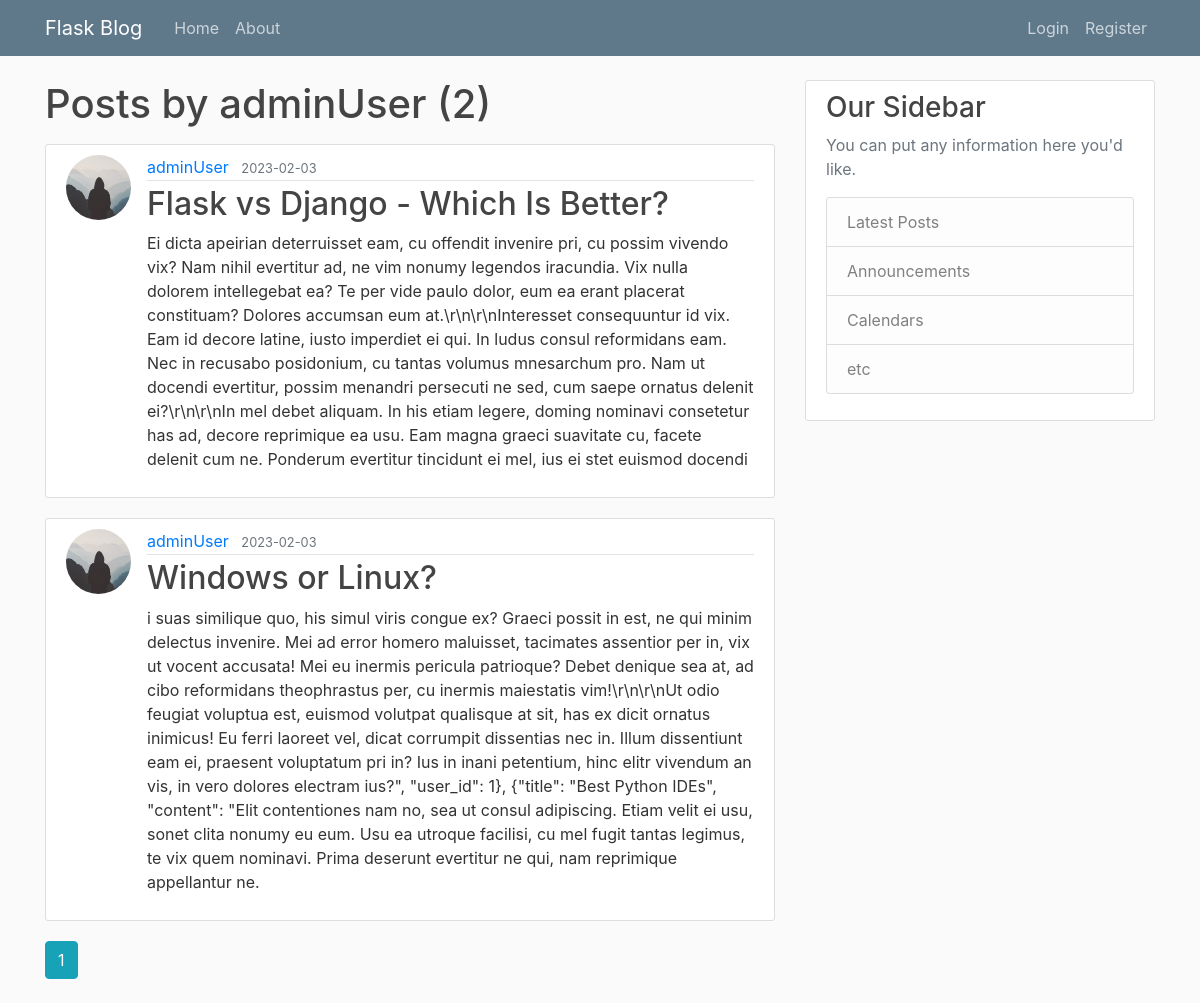
Page /user/adminUser on the committed database.
### flaskblog/models.py (models this page shows, shortened)
class User(db.Model, UserMixin):
    id = db.Column(db.Integer, primary_key=True)
    username = db.Column(db.String(20), unique=True, nullable=False)
    email = db.Column(db.String(120), unique=True, nullable=False)
    image = db.Column(db.String(120), nullable=False, default='default.jpg')
    password = db.Column(db.String(60), nullable=False)
    posts = db.relationship('Post', backref='author', lazy=True)

class Post(db.Model):
    id = db.Column(db.Integer, primary_key=True)
    title = db.Column(db.String(100), nullable=False)
    date_posted = db.Column(db.DateTime, nullable=False, default=datetime.utcnow)
    content = db.Column(db.Text, nullable=False)
    user_id = db.Column(db.Integer, db.ForeignKey('user.id'), nullable=False)

### flaskblog/users/routes.py (the view)
@users.route("/user/<string:username>")
def user_posts(username):
    page = request.args.get('page', 1, type=int)
    user = User.query.filter_by(username=username).first_or_404()
    posts = Post.query.filter_by(author=user) \
        .order_by(Post.date_posted.desc()) \
        .paginate(page=page, per_page=2)
    return render_template('user_posts.html', posts=posts, user=user)

### flaskblog/templates/user_posts.html
{% extends "layout.html" %}
{% block content %}
    <h1 class="mb-3">Posts by {{user.username}} ({{posts.total}})</h1>
    {% for post in posts.items %}
        <article class="media content-section">
            <img class="rounded-circle article-img" src="{{ url_for('static', filename='profile_pics/' + post.author.image) }}">
          <div class="media-body">
            <div class="article-metadata">
              <a class="mr-2" href="{{ url_for('users.user_posts', username=post.author.username) }}">{{ post.author.username }}</a>
              <small class="text-muted">{{ post.date_posted.strftime('%Y-%m-%d') }}</small>
            </div>
            <h2><a class="article-title" href="{{ url_for('posts.post', post_id=post.id) }}">{{ post.title }}</a></h2>
            <p class="article-content">{{ post.content }}</p>
          </div>
        </article>
    {% endfor %}
    {% for page_num in posts.iter_pages(left_edge=1, right_edge=1, left_current=1, right_current=2) %}
        {% if page_num %}
            {% if posts.page == page_num %}
                <a class="btn btn-info mb-4" href="{{ url_for('users.user_posts', username=user.username, page=page_num) }}">{{ page_num }}</a>
            {% else %}
                <a class="btn btn-outline-info mb-4" href="{{ url_for('users.user_posts', username=user.username, page=page_num) }}">{{ page_num }}</a>
            {% endif %}
            {% else %}
            ...
        {% endif %}
    {% endfor %}
{% endblock content %}

### flaskblog/static/main.css (style rules this page uses)
body { background: #fafafa; color: #333333; margin-top: 5rem; }
h1, h2, h3, h4, h5, h6 { color: #444444; }
.content-section { background: #ffffff; padding: 10px 20px; border: 1px solid #dddddd; border-radius: 3px; margin-bottom: 20px; }
.article-title { color: #444444; }
.article-content { white-space: pre-line; }
.article-img { height: 65px; width: 65px; margin-right: 16px; }
.article-metadata { padding-bottom: 1px; margin-bottom: 4px; border-bottom: 1px solid #e3e3e3 }

### rows in the picture
User: username "adminUser"
Post: image (placeholder picture), author.username "adminUser", date_posted "2023-02-03", title "Flask vs Django - Which Is Better?", content "Ei dicta apeirian deterruisset eam, cu offendit invenire pri, cu possim vivendo vix? Nam nihil evertitur ad, ne vim nonumy legendos iracundia. Vix nulla dolorem intellegebat ea? Te per vide paulo dolor, eum ea erant placerat constituam? Dolores accumsan eum at.\\r\\n\\r\\nInteresset consequuntur id vix. Eam id decore latine, iusto imperdiet ei qui. In ludus consul reformidans eam. Nec in recusabo posidonium, cu tantas volumus mnesarchum pro. Nam ut docendi evertitur, possim menandri persecuti ne sed, cum saepe ornatus delenit ei?\\r\\n\\r\\nIn mel debet aliquam. In his etiam legere, doming nominavi consetetur has ad, decore reprimique ea usu. Eam magna graeci suavitate cu, facete delenit cum ne.…"
Post: image (placeholder picture), author.username "adminUser", date_posted "2023-02-03", title "Windows or Linux?", content "i suas similique quo, his simul viris congue ex? Graeci possit in est, ne qui minim delectus invenire. Mei ad error homero maluisset, tacimates assentior per in, vix ut vocent accusata! Mei eu inermis pericula patrioque? Debet denique sea at, ad cibo reformidans theophrastus per, cu inermis maiestatis vim!\\r\\n\\r\\nUt odio feugiat voluptua est, euismod volutpat qualisque at sit, has ex dicit ornatus inimicus! Eu ferri laoreet vel, dicat corrumpit dissentias nec in. Illum dissentiunt eam ei, praesent voluptatum pri in? Ius in inani petentium, hinc elitr vivendum an vis, in vero dolores electram ius?\", \"user_id\": 1}, {\"title\": \"Best Python IDEs\", \"content\": \"Elit contentiones nam no, sea ut…"

### other values in the picture
{{ posts.total }} "2"
{{ page_num }} "1"
